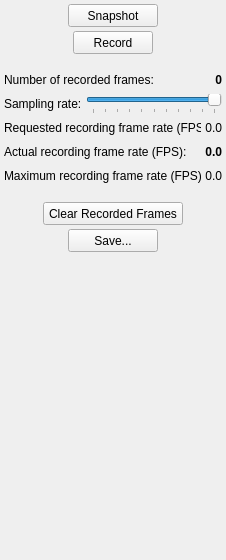
<?xml version="1.0" encoding="UTF-8"?>
<ui version="4.0">
 <class>CapturingToolbox</class>
 <widget class="QWidget" name="CapturingToolbox">
  <property name="geometry">
   <rect>
    <x>0</x>
    <y>0</y>
    <width>226</width>
    <height>560</height>
   </rect>
  </property>
  <property name="sizePolicy">
   <sizepolicy hsizetype="Fixed" vsizetype="Preferred">
    <horstretch>0</horstretch>
    <verstretch>0</verstretch>
   </sizepolicy>
  </property>
  <property name="minimumSize">
   <size>
    <width>226</width>
    <height>560</height>
   </size>
  </property>
  <property name="maximumSize">
   <size>
    <width>226</width>
    <height>16777215</height>
   </size>
  </property>
  <property name="windowTitle">
   <string>Capturing</string>
  </property>
  <property name="layoutDirection">
   <enum>Qt::LeftToRight</enum>
  </property>
  <layout class="QVBoxLayout" name="verticalLayout">
   <property name="spacing">
    <number>4</number>
   </property>
   <property name="margin">
    <number>4</number>
   </property>
   <item>
    <layout class="QHBoxLayout" name="horizontalLayout_4">
     <item>
      <widget class="QPushButton" name="pushButton_Snapshot">
       <property name="sizePolicy">
        <sizepolicy hsizetype="Minimum" vsizetype="Fixed">
         <horstretch>0</horstretch>
         <verstretch>0</verstretch>
        </sizepolicy>
       </property>
       <property name="minimumSize">
        <size>
         <width>90</width>
         <height>23</height>
        </size>
       </property>
       <property name="maximumSize">
        <size>
         <width>90</width>
         <height>23</height>
        </size>
       </property>
       <property name="text">
        <string>Snapshot</string>
       </property>
       <property name="icon">
        <iconset resource="../fCal.qrc">
         <normaloff>:/icons/Resources/icon_Snapshot.png</normaloff>:/icons/Resources/icon_Snapshot.png</iconset>
       </property>
      </widget>
     </item>
    </layout>
   </item>
   <item>
    <layout class="QHBoxLayout" name="horizontalLayout_3">
     <item>
      <widget class="QPushButton" name="pushButton_Record">
       <property name="sizePolicy">
        <sizepolicy hsizetype="Minimum" vsizetype="Fixed">
         <horstretch>0</horstretch>
         <verstretch>0</verstretch>
        </sizepolicy>
       </property>
       <property name="minimumSize">
        <size>
         <width>80</width>
         <height>23</height>
        </size>
       </property>
       <property name="maximumSize">
        <size>
         <width>80</width>
         <height>23</height>
        </size>
       </property>
       <property name="text">
        <string>Record</string>
       </property>
       <property name="icon">
        <iconset resource="../fCal.qrc">
         <normaloff>:/icons/Resources/icon_Record.png</normaloff>:/icons/Resources/icon_Record.png</iconset>
       </property>
      </widget>
     </item>
    </layout>
   </item>
   <item>
    <spacer name="verticalSpacer">
     <property name="orientation">
      <enum>Qt::Vertical</enum>
     </property>
     <property name="sizeType">
      <enum>QSizePolicy::Fixed</enum>
     </property>
     <property name="sizeHint" stdset="0">
      <size>
       <width>20</width>
       <height>12</height>
      </size>
     </property>
    </spacer>
   </item>
   <item>
    <layout class="QHBoxLayout" name="horizontalLayout">
     <property name="spacing">
      <number>4</number>
     </property>
     <item>
      <widget class="QLabel" name="label_NumberOfRecordedFramesText">
       <property name="minimumSize">
        <size>
         <width>0</width>
         <height>20</height>
        </size>
       </property>
       <property name="text">
        <string>Number of recorded frames:</string>
       </property>
      </widget>
     </item>
     <item>
      <widget class="QLabel" name="label_NumberOfRecordedFrames">
       <property name="font">
        <font>
         <weight>75</weight>
         <bold>true</bold>
        </font>
       </property>
       <property name="text">
        <string>0</string>
       </property>
       <property name="alignment">
        <set>Qt::AlignRight|Qt::AlignTrailing|Qt::AlignVCenter</set>
       </property>
      </widget>
     </item>
    </layout>
   </item>
   <item>
    <layout class="QHBoxLayout" name="horizontalLayout_7">
     <item>
      <widget class="QLabel" name="label">
       <property name="text">
        <string>Sampling rate:</string>
       </property>
      </widget>
     </item>
     <item>
      <widget class="QSlider" name="horizontalSlider_SamplingRate">
       <property name="maximum">
        <number>10</number>
       </property>
       <property name="singleStep">
        <number>1</number>
       </property>
       <property name="value">
        <number>10</number>
       </property>
       <property name="sliderPosition">
        <number>10</number>
       </property>
       <property name="orientation">
        <enum>Qt::Horizontal</enum>
       </property>
       <property name="invertedAppearance">
        <bool>false</bool>
       </property>
       <property name="invertedControls">
        <bool>false</bool>
       </property>
       <property name="tickPosition">
        <enum>QSlider::TicksBelow</enum>
       </property>
       <property name="tickInterval">
        <number>1</number>
       </property>
      </widget>
     </item>
    </layout>
   </item>
   <item>
    <layout class="QHBoxLayout" name="horizontalLayout_9">
     <item>
      <widget class="QLabel" name="label_RequestedRecordingFrameRateText">
       <property name="minimumSize">
        <size>
         <width>0</width>
         <height>20</height>
        </size>
       </property>
       <property name="text">
        <string>Requested recording frame rate (FPS):</string>
       </property>
      </widget>
     </item>
     <item>
      <widget class="QLabel" name="label_RequestedRecordingFrameRate">
       <property name="text">
        <string>0.0</string>
       </property>
       <property name="alignment">
        <set>Qt::AlignRight|Qt::AlignTrailing|Qt::AlignVCenter</set>
       </property>
      </widget>
     </item>
    </layout>
   </item>
   <item>
    <layout class="QHBoxLayout" name="horizontalLayout_2">
     <property name="spacing">
      <number>4</number>
     </property>
     <item>
      <widget class="QLabel" name="label_ActualRecordingFrameRateText">
       <property name="minimumSize">
        <size>
         <width>0</width>
         <height>20</height>
        </size>
       </property>
       <property name="text">
        <string>Actual recording frame rate (FPS): </string>
       </property>
      </widget>
     </item>
     <item>
      <widget class="QLabel" name="label_ActualRecordingFrameRate">
       <property name="font">
        <font>
         <weight>75</weight>
         <bold>true</bold>
        </font>
       </property>
       <property name="text">
        <string>0.0</string>
       </property>
       <property name="alignment">
        <set>Qt::AlignRight|Qt::AlignTrailing|Qt::AlignVCenter</set>
       </property>
      </widget>
     </item>
    </layout>
   </item>
   <item>
    <layout class="QHBoxLayout" name="horizontalLayout_8">
     <item>
      <widget class="QLabel" name="label_MaximumRecordingFrameRateText">
       <property name="minimumSize">
        <size>
         <width>0</width>
         <height>20</height>
        </size>
       </property>
       <property name="text">
        <string>Maximum recording frame rate (FPS):</string>
       </property>
      </widget>
     </item>
     <item>
      <widget class="QLabel" name="label_MaximumRecordingFrameRate">
       <property name="text">
        <string>0.0</string>
       </property>
       <property name="alignment">
        <set>Qt::AlignRight|Qt::AlignTrailing|Qt::AlignVCenter</set>
       </property>
      </widget>
     </item>
    </layout>
   </item>
   <item>
    <spacer name="verticalSpacer_4">
     <property name="orientation">
      <enum>Qt::Vertical</enum>
     </property>
     <property name="sizeType">
      <enum>QSizePolicy::Fixed</enum>
     </property>
     <property name="sizeHint" stdset="0">
      <size>
       <width>20</width>
       <height>12</height>
      </size>
     </property>
    </spacer>
   </item>
   <item>
    <layout class="QHBoxLayout" name="horizontalLayout_5">
     <item>
      <widget class="QPushButton" name="pushButton_ClearRecordedFrames">
       <property name="sizePolicy">
        <sizepolicy hsizetype="Minimum" vsizetype="Fixed">
         <horstretch>0</horstretch>
         <verstretch>0</verstretch>
        </sizepolicy>
       </property>
       <property name="minimumSize">
        <size>
         <width>140</width>
         <height>23</height>
        </size>
       </property>
       <property name="maximumSize">
        <size>
         <width>140</width>
         <height>23</height>
        </size>
       </property>
       <property name="text">
        <string>Clear Recorded Frames</string>
       </property>
      </widget>
     </item>
    </layout>
   </item>
   <item>
    <layout class="QHBoxLayout" name="horizontalLayout_6">
     <item>
      <widget class="QPushButton" name="pushButton_Save">
       <property name="sizePolicy">
        <sizepolicy hsizetype="Minimum" vsizetype="Fixed">
         <horstretch>0</horstretch>
         <verstretch>0</verstretch>
        </sizepolicy>
       </property>
       <property name="minimumSize">
        <size>
         <width>90</width>
         <height>23</height>
        </size>
       </property>
       <property name="maximumSize">
        <size>
         <width>90</width>
         <height>23</height>
        </size>
       </property>
       <property name="text">
        <string>Save...</string>
       </property>
       <property name="icon">
        <iconset resource="../fCal.qrc">
         <normaloff>:/icons/Resources/icon_Save.png</normaloff>:/icons/Resources/icon_Save.png</iconset>
       </property>
      </widget>
     </item>
    </layout>
   </item>
   <item>
    <spacer name="verticalSpacer_2">
     <property name="orientation">
      <enum>Qt::Vertical</enum>
     </property>
     <property name="sizeHint" stdset="0">
      <size>
       <width>177</width>
       <height>366</height>
      </size>
     </property>
    </spacer>
   </item>
  </layout>
 </widget>
 <resources>
  <include location="../fCal.qrc"/>
 </resources>
 <connections/>
</ui>
